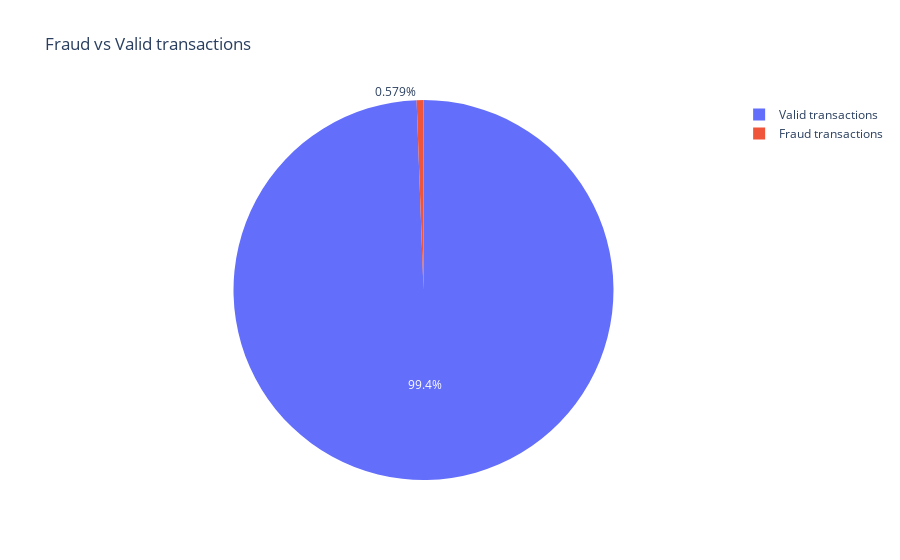

Here is the notebook cell this chart was saved with:
### Code cell
pie_values = data.is_fraud.value_counts()
pie_labels = ['Valid transactions', 'Fraud transactions']

fig = go.Figure(data=[go.Pie(labels=pie_labels, values=pie_values)])
fig.update_layout(title="Fraud vs Valid transactions")
fig.show()

### Figure 1 — Plotly figure (JSON) as saved in the notebook; plotly's stock layout.template omitted (floating-point values rounded to 4 significant figures)
{"data": [{"labels": ["Valid transactions", "Fraud transactions"], "type": "pie", "values": [1289169, 7506]}], "layout": {"title": {"text": "Fraud vs Valid transactions"}}}
